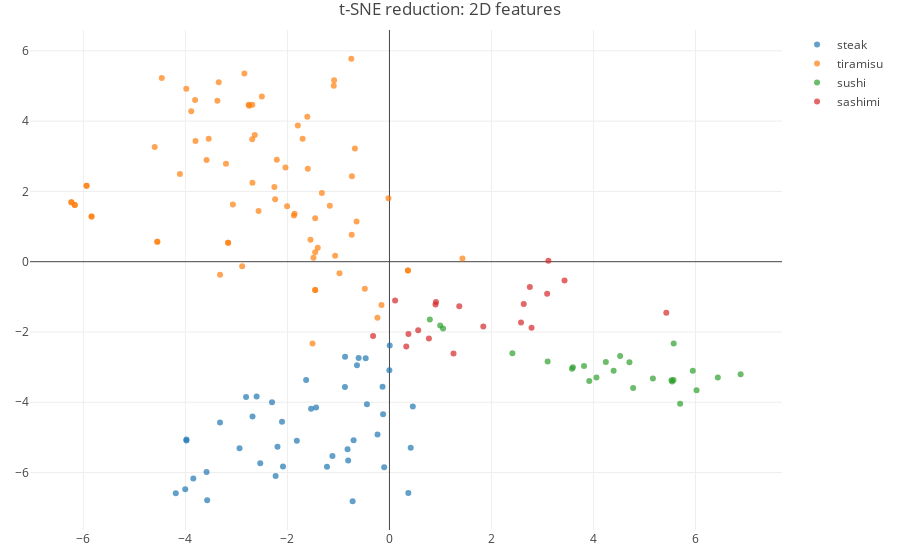

Write notebook code for a chart like this one.
### Code cell
traces=[]

for n in range(0,number_of_colors):
    df_category=df_TSNE_2D[(df_TSNE_2D.color_indicies==n)]
    point_name=str(df_category['labels'][df_category.index[0]])
    trace = go.Scatter(
    x=df_category['pca-1'],
    y=df_category['pca-2'],
    mode='markers',
    marker=dict(
        colorscale='Viridis',
        opacity=0.7,
        line=dict(color='rgb(140, 140, 170)')
    ),
    name=point_name,
    text=df_category['image_names'],
    )

    traces.append(trace)

layout = go.Layout(
    title='t-SNE reduction: 2D features',
    hovermode='closest',
    margin=dict(
       l=30,
       r=30,
       b=30,
       t=30
    ),
      scene = dict(
        xaxis = dict(
            title='pca-1',
       ),
       yaxis = dict(
           title='pca-2',
       ),
    ),
 
)

fig = go.Figure(data=traces, layout=layout)
iplot(fig)

### Figure 1 — Plotly figure (JSON) as saved in the notebook; plotly's stock layout.template omitted (floating-point values rounded to 4 significant figures)
{"data": [{"marker": {"colorscale": "Viridis", "line": {"color": "rgb(140, 140, 170)"}, "opacity": 0.7}, "mode": "markers", "name": "steak", "text": ["1-1.jpg", "1-2.jpg", "1-3.jpg", "1-4.jpg", "1-5.jpg", "1-6.jpg", "10-1.jpg", "10-2.jpg", "10-3.jpg", "10-4.jpg", "10-5.jpg", "2-1.jpg", "3-1.jpg", "3-2.jpg", "3-3.jpg", "4-1.jpg", "4-2.jpg", "4-3.jpg", "4-4.jpg", "4-5.jpg", "5-1.jpg", "5-2.jpg", "5-3.jpg", "6-1.jpg", "6-2.jpg", "6-3.jpg", "6-4.jpg", "6-5.jpg", "6-6.jpg", "6-7.jpg", "7-1.jpg", "7-2.jpg", "7-3.jpg", "7-4.jpg", "7-5.jpg", "7-6.jpg", "8-1.jpg", "8-2.jpg", "8-3.jpg", "8-4.jpg", "8-5.jpg", "9-1.jpg", "9-2.jpg"], "type": "scatter", "uid": "6cb842f9-0f6a-4d8a-a073-58a1d2646614", "x": [-2.939, -0.1033, -1.633, -0.4659, -0.7026, -3.845, -2.232, -2.684, -1.438, -2.302, -2.087, -0.8212, 0.004974, 0.4578, -0.8701, -2.106, -4.003, -0.1247, 0.3699, -0.6365, -0.1351, -0.7219, -0.001785, -2.195, -0.8731, -0.234, -2.533, -1.225, -1.118, -0.809, -0.4418, -3.573, 0.4167, -0.6045, -1.816, -1.537, -4.189, -3.98, -2.811, -3.98, -2.604, -3.321, -3.585], "y": [-5.31, -5.849, -3.366, -2.746, -5.079, -6.167, -6.097, -4.404, -4.15, -4.0, -5.827, -5.333, -2.383, -4.123, -2.702, -4.554, -6.475, -4.34, -6.578, -2.943, -3.558, -6.816, -3.091, -5.265, -3.562, -4.918, -5.734, -5.836, -5.526, -5.657, -4.056, -6.789, -5.295, -2.736, -5.096, -4.184, -6.589, -5.091, -3.852, -5.058, -3.833, -4.575, -5.983]}, {"marker": {"colorscale": "Viridis", "line": {"color": "rgb(140, 140, 170)"}, "opacity": 0.7}, "mode": "markers", "name": "tiramisu", "text": ["1-1.jpg", "1-2.jpg", "1-3.jpg", "1-4.jpg", "10-1.jpg", "10-10.jpg", "10-2.jpg", "10-3.jpg", "10-4.jpg", "10-5.jpg", "10-6.jpg", "10-7.jpg", "10-8.jpg", "10-9.jpg", "2-1.jpg", "2-2.jpg", "2-3.jpg", "2-4.jpg", "2-5.jpg", "2-6.jpg", "2-7.jpg", "2-8.jpg", "2-9.jpg", "3-1.jpg", "3-2.jpg", "3-3.jpg", "3-4.jpg", "3-5.jpg", "3-6.jpg", "3-7.jpg", "3-8.jpg", "4-1.jpg", "4-2.jpg", "4-3.jpg", "4-4.jpg", "4-5.jpg", "4-6.jpg", "4-7.jpg", "4-8.jpg", "4-9.jpg", "5-1.jpg", "5-2.jpg", "5-3.jpg", "5-4.jpg", "6-1.jpg", "6-2.jpg", "6-3.jpg", "6-4.jpg", "7-1.jpg", "7-2.jpg", "7-3.jpg", "7-4.jpg", "7-5.jpg", "7-6.jpg", "7-7.jpg", "7-8.jpg", "8-1.jpg", "8-2.jpg", "8-3.jpg", "8-4.jpg", "8-5.jpg", "8-6.jpg", "8-7.jpg", "8-8.jpg", "9-1.jpg", "9-2.jpg", "9-3.jpg", "9-4.jpg", "9-5.jpg", "9-6.jpg", "9-7.jpg", "9-8.jpg", "9-9.jpg"], "type": "scatter", "uid": "7f756590-72fd-407c-91ee-e7ccbf98dc6c", "x": [-2.844, -2.242, -2.501, -0.9796, -5.84, -1.456, 0.3625, -6.168, -5.938, -4.551, -2.887, -3.32, -6.236, -3.163, -2.208, -3.982, -2.256, -0.7404, -0.483, -1.796, -2.686, -1.17, -3.205, -0.6779, -4.108, -3.347, -4.602, -3.07, -3.543, -2.69, -0.1565, 1.43, -1.406, -1.86, -1.456, -2.689, -4.463, -1.456, -2.566, -3.81, -1.065, -0.7483, -1.61, -2.039, -1.548, -3.373, -1.508, -1.703, -5.84, 0.3625, -6.168, -5.938, -4.551, -6.236, -3.163, -1.456, -1.601, -0.01957, -1.325, -0.7357, -0.2356, -3.802, -0.6443, -1.092, -1.49, -2.641, -3.585, -2.006, -2.76, -3.886, -2.749, -1.872, -1.085], "y": [5.355, 1.78, 4.703, -0.3265, 1.288, -0.8062, -0.2519, 1.61, 2.164, 0.5706, -0.1275, -0.371, 1.693, 0.5393, 2.901, 4.918, 2.125, 0.7641, -0.771, 3.874, 2.246, 1.592, 2.786, 3.223, 2.493, 5.108, 3.262, 1.629, 3.5, 3.483, -1.23, 0.0901, 0.399, 1.362, 0.2681, 4.467, 5.225, 1.238, 1.44, 4.602, 0.1709, 5.775, 4.124, 2.683, 0.6248, 4.579, -2.327, 3.5, 1.288, -0.2519, 1.61, 2.164, 0.5706, 1.693, 0.5393, -0.8062, 2.643, 1.805, 1.957, 2.432, -1.597, 3.435, 1.144, 5.004, 0.1093, 3.603, 2.892, 1.576, 4.464, 4.278, 4.44, 1.313, 5.166]}, {"marker": {"colorscale": "Viridis", "line": {"color": "rgb(140, 140, 170)"}, "opacity": 0.7}, "mode": "markers", "name": "sushi", "text": ["1.jpg", "10-1.jpg", "10-2.jpg", "11-1.jpg", "11-2.jpg", "12-1.jpg", "12-2.jpg", "12-3.jpg", "13-1.jpg", "13-2.jpg", "14-1.jpg", "15.jpg", "2.jpg", "3.jpg", "4.jpg", "5.jpg", "6-1.jpg", "6-2.jpg", "6.jpg", "7-1.jpg", "7-2.jpg", "8-1.jpg", "8-2.jpg", "9-1.jpg", "9-2.jpg"], "type": "scatter", "uid": "e285ece6-4002-43a4-88b9-f0364db22b21", "x": [5.529, 3.916, 0.7915, 0.9944, 1.051, 5.946, 5.165, 4.777, 3.596, 3.578, 5.568, 4.241, 6.437, 5.572, 6.02, 5.698, 4.394, 3.814, 4.704, 2.41, 4.522, 5.542, 3.101, 6.884, 4.058], "y": [-3.372, -3.397, -1.646, -1.818, -1.902, -3.103, -3.324, -3.595, -3.005, -3.046, -3.366, -2.854, -3.295, -2.325, -3.66, -4.042, -3.101, -2.966, -2.858, -2.601, -2.684, -3.412, -2.838, -3.202, -3.295]}, {"marker": {"colorscale": "Viridis", "line": {"color": "rgb(140, 140, 170)"}, "opacity": 0.7}, "mode": "markers", "name": "sashimi", "text": ["1-1.jpg", "1-2.jpg", "1-3.jpg", "10-1.jpg", "2-1.jpg", "2-2.jpg", "2-3.jpg", "3-1.jpg", "3-2.jpg", "3-3.jpg", "4-1.jpg", "4-2.jpg", "4-3.jpg", "5-1.jpg", "6-1.jpg", "7-1.jpg", "8-1.jpg", "9-1.jpg", "9-2.jpg"], "type": "scatter", "uid": "971accb8-048a-4d12-ba2a-711197d57bd9", "x": [-0.3214, 0.3724, 1.256, 3.432, 2.579, 0.7734, 2.785, 1.369, 0.9027, 2.752, 0.3299, 0.5632, 0.1103, 2.633, 0.9118, 3.115, 5.427, 1.84, 3.091], "y": [-2.118, -2.058, -2.608, -0.5316, -1.728, -2.185, -1.88, -1.264, -1.219, -0.7173, -2.415, -1.951, -1.101, -1.201, -1.143, 0.02701, -1.452, -1.846, -0.9096]}], "layout": {"hovermode": "closest", "margin": {"b": 30, "l": 30, "r": 30, "t": 30}, "scene": {"xaxis": {"title": "pca-1"}, "yaxis": {"title": "pca-2"}}, "title": "t-SNE reduction: 2D features"}}
